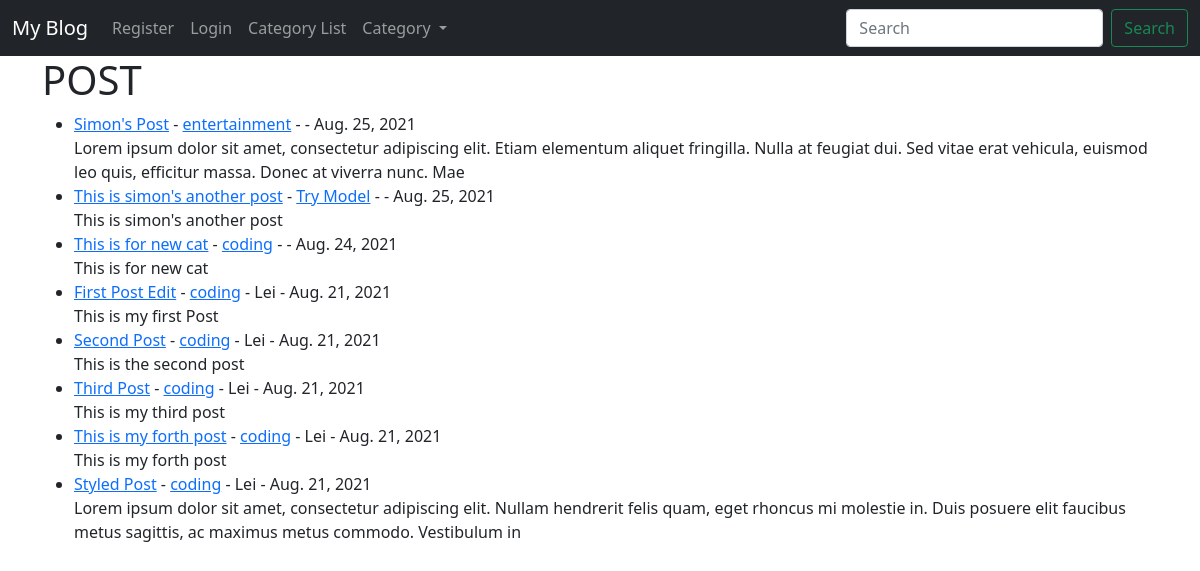
The page / on the database its author committed.
### blog/models.py (models this page shows, shortened)
class Post(models.Model):
    title = models.CharField(max_length=255)
    title_tag = models.CharField(max_length=255)
    auther = models.ForeignKey(User, on_delete=models.CASCADE)
    body = models.TextField()
    post_date = models.DateField(auto_now_add=True)
    category = models.ForeignKey(Category, on_delete=models.CASCADE, default=1)

class Category(models.Model):
    name = models.CharField(max_length=255)

### blog/views.py (the view)
# urls.py: path('', HomeView.as_view(), name="home"),
class HomeView(ListView):
    model = Post
    template_name = 'home.html'
    ordering = ['-post_date']

### blog/context_processors.py (called while the page is built)
def getCategories(request):
    return {"categories":Category.objects.all()}

### blog/templates/home.html (shortened to what this page needs)
{% extends 'base.html' %}
{% block content %}
    <h1>POST</h1>
    <ul>
        {% for post in object_list %}
            <li><a href="{% url 'article-detail' post.pk %}">{{ post.title }}</a>
                - <a href="{% url 'category-detail' post.category.id %}">{{ post.category.name }}</a>
                - {{ post.auther.first_name }}
                - {{ post.post_date }}
                <br/>
                {{ post.body|slice:":200" | safe }}
            </li>
        {% endfor %}
    </ul>
{% endblock %}

### blog/templates/base.html (shortened to what this page needs)
<!doctype html>
<html lang="en">
<head>
    <link href="https://cdn.jsdelivr.net/npm/bootstrap@5.1.0/dist/css/bootstrap.min.css" rel="stylesheet"
>
</head>
<body>
<nav class="navbar navbar-expand-lg navbar-dark bg-dark">
    <div class="container-fluid">
        <a class="navbar-brand" href="{% url 'home' %}">My Blog</a>
        <div class="collapse navbar-collapse" id="navbarSupportedContent">
            <ul class="navbar-nav me-auto mb-2 mb-lg-0">
                {% if user.is_authenticated %}
                    <li class="nav-item">
                        <a class="nav-link" href="{% url 'add-post' %}">Add Post</a>
                    </li>
                    <li class="nav-item">
                        <a class="nav-link" href="{% url 'add-category' %}">Add Category</a>
                    </li>
                    <li class="nav-item">
                        <a class="nav-link" href="{% url 'logout' %}">Logout</a>
                    </li>
                {% else %}
                    <li class="nav-item">
                        <a class="nav-link" href="{% url 'register' %}">Register</a>
                    </li>
                    <li class="nav-item">
                        <a class="nav-link" href="{% url 'login' %}">Login</a>
                    </li>
                {% endif %}
            <li class="nav-item">
                        <a class="nav-link" href="{% url 'category-list' %}">Category List</a>
                    </li>
                <li class="nav-item dropdown">
                    <a class="nav-link dropdown-toggle" href="#" id="navbarDropdown" role="button"
                       data-bs-toggle="dropdown" aria-expanded="false">
                        Category
                    </a>
                </li>
            </ul>
            <form class="d-flex">
                <input class="form-control me-2" type="search" placeholder="Search" aria-label="Search">
                <button class="btn btn-outline-success" type="submit">Search</button>
            </form>
        </div>
    </div>
</nav>
<div class="container">
    {% block content %}
    {% endblock %}
</div>
</body>
</html>

### rows shown on the page
Post: title "Simon's Post", category.name "entertainment", post_date "Aug. 25, 2021", body "Lorem ipsum dolor sit amet, consectetur adipiscing elit. Etiam elementum aliquet fringilla. Nulla at feugiat dui. Sed vitae erat vehicula, euismod leo quis, efficitur massa. Donec at viverra nunc. Mae"
Post: title "This is simon's another post", category.name "Try Model", post_date "Aug. 25, 2021", body "This is simon's another post"
Post: title "This is for new cat", category.name "coding", post_date "Aug. 24, 2021", body "This is for new cat"
Post: title "First Post Edit", category.name "coding", auther.first_name "Lei", post_date "Aug. 21, 2021", body "This is my first Post"
Post: title "Second Post", category.name "coding", auther.first_name "Lei", post_date "Aug. 21, 2021", body "This is the second post"
Post: title "Third Post", category.name "coding", auther.first_name "Lei", post_date "Aug. 21, 2021", body "This is my third post"
Post: title "This is my forth post", category.name "coding", auther.first_name "Lei", post_date "Aug. 21, 2021", body "This is my forth post"
Post: title "Styled Post", category.name "coding", auther.first_name "Lei", post_date "Aug. 21, 2021", body "Lorem ipsum dolor sit amet, consectetur adipiscing elit. Nullam hendrerit felis quam, eget rhoncus mi molestie in. Duis posuere elit faucibus metus sagittis, ac maximus metus commodo. Vestibulum in"
